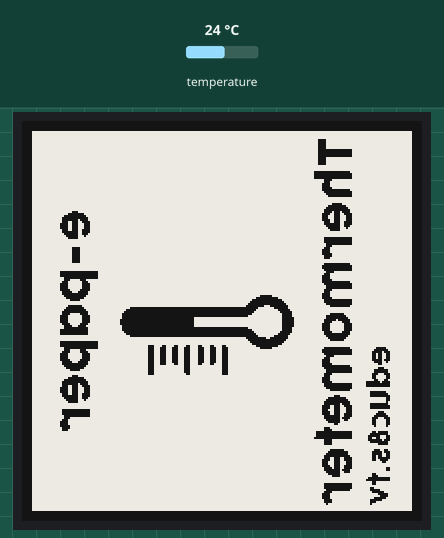
This sketch was run on a simulated ESP32. Shown: 200×200 one-colour display. The inputs (shaded band) are chosen by the test bench; at power-on: temperature 24 °C. What the sketch prints to the serial monitor is not drawn.

Above: at 2.1 s.
At 9.4 s:
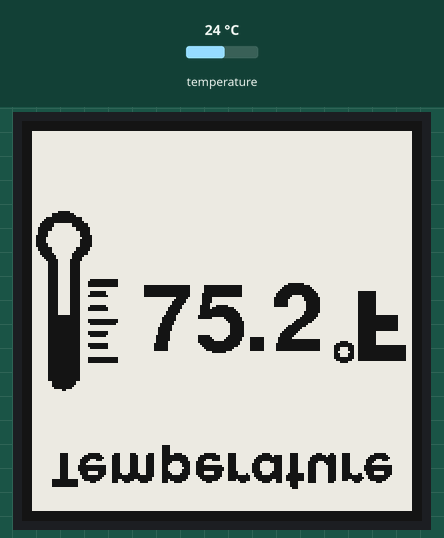
9.5 s: temperature set to 12 °C
At 16.2 s:
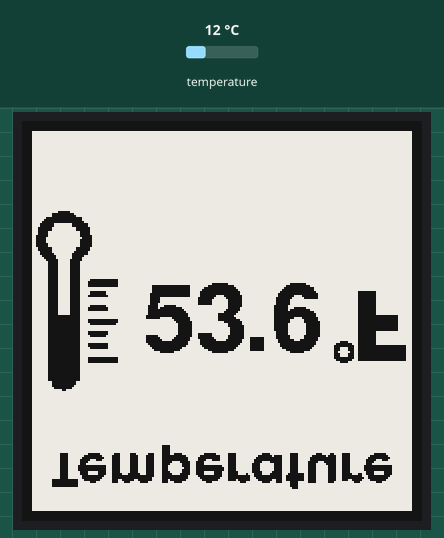
16.6 s: temperature set to 19 °C
At 22.1 s:
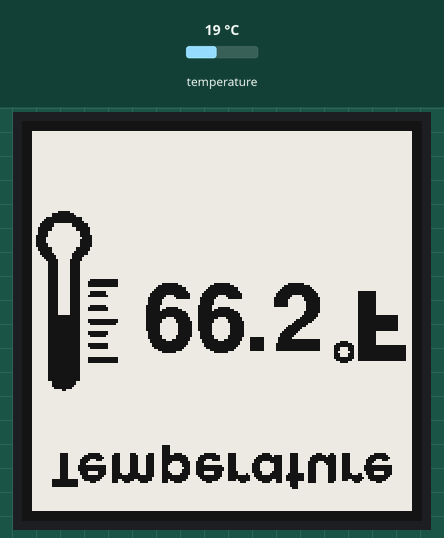
22.9 s: temperature set to 28 °C
At 28.1 s:
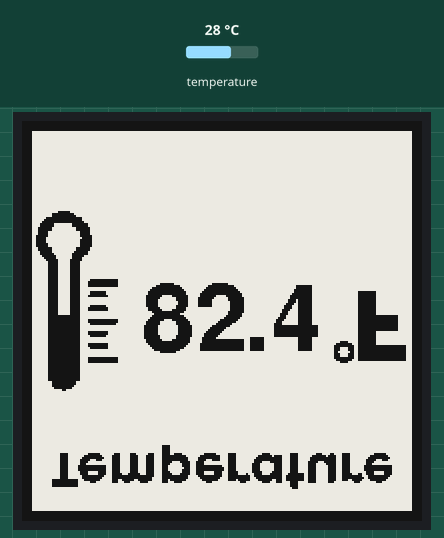
Timing chart, 0 to 29.6 s (numbered marks = the images above; inputs shaded):
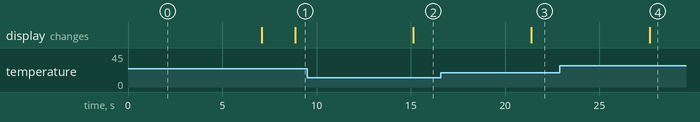

Measured:
- after the input at 9.5 s, the display: changes after 5.6 s (image 2)
- after the input at 16.6 s, the display: changes after 4.8 s (image 3)
- after the input at 22.9 s, the display: changes after 4.8 s (image 4)

The sketch:

ESP32_Epaper.ino
```cpp
    /////////////////////////////////////////////////////////////////
   //       ESP32 E-PAPER THERMOMETER       10/22/2020  v1.01     //
  //       Get the latest version of the code here:              //
 //        http://educ8s.tv/esp32-e-paper-thermometer           //
/////////////////////////////////////////////////////////////////

#include <GxEPD.h>
#include <GxGDEP015OC1/GxGDEP015OC1.h>
#include <GxIO/GxIO_SPI/GxIO_SPI.h>
#include <GxIO/GxIO.h>

#include <OneWire.h>
#include <DallasTemperature.h>
#include "BitmapGraphics.h"

#include <Fonts/FreeSansBold24pt7b.h>

#define ONE_WIRE_BUS 15

boolean METRIC = false;    //Set true for metric system; false for imperial
float previousTemperature = -100.0;
float temperature = 0;

OneWire oneWire(ONE_WIRE_BUS);
DallasTemperature sensors(&oneWire);

GxIO_Class io(SPI, SS, 22, 21);
GxEPD_Class display(io, 16, 4);

void setup() {

  Serial.begin(9600);
  display.init();
  sensors.begin();

  display.drawExampleBitmap(gImage_splash, 0, 0, 200, 200, GxEPD_BLACK);
  display.update();
  delay(3000);

  if(METRIC)
  {
    display.drawExampleBitmap(gImage_gui, 0, 0, 200, 200, GxEPD_BLACK);
  }else
  {
    display.drawExampleBitmap(gImage_gui_f, 0, 0, 200, 200, GxEPD_BLACK);
  }

  display.update();

  if(METRIC)
  {
    display.drawExampleBitmap(gImage_gui, sizeof(gImage_gui), GxEPD::bm_default | GxEPD::bm_partial_update);
  }else
  {
    display.drawExampleBitmap(gImage_gui_f, sizeof(gImage_gui_f), GxEPD::bm_default | GxEPD::bm_partial_update);
  }
}

void loop()
{
  previousTemperature = temperature;
  temperature = getTemperatureFromSensor();

  if(previousTemperature!=temperature)
  {
    showPartialUpdate(temperature);
  }

  printTemperatureToSerial();
  delay(5000);
}

float getTemperatureFromSensor()
{
  float temperature = 0;
  sensors.requestTemperatures();
  if(METRIC)
  {
    temperature = sensors.getTempCByIndex(0);
  }else
  {
    temperature = sensors.getTempFByIndex(0);
  }
  temperature = round(temperature * 10) / 10;
  return temperature;
}

void showPartialUpdate(float temperature)
{
  Serial.println("Updating display ...");
  String temperatureString = String(temperature,1);
  const char* name = "FreeSansBold24pt7b";
  const GFXfont* f = &FreeSansBold24pt7b;

  uint16_t box_x = 60;
  uint16_t box_y = 60;
  uint16_t box_w = 90;
  uint16_t box_h = 100;
  uint16_t cursor_y = box_y + 16;

  display.setRotation(45);
  display.setFont(f);
  display.setTextColor(GxEPD_BLACK);

  display.fillRect(box_x, box_y, box_w, box_h, GxEPD_WHITE);
  display.setCursor(box_x, cursor_y+38);
  display.print(temperatureString);
  display.updateWindow(box_x, box_y, box_w, box_h, true);
}

void printTemperatureToSerial()
{
  Serial.print(temperature);
  Serial.print(" C");
  Serial.print("\n");
}
```

Source omitted: tmapGraphics.h (data table, 76186 bytes)
